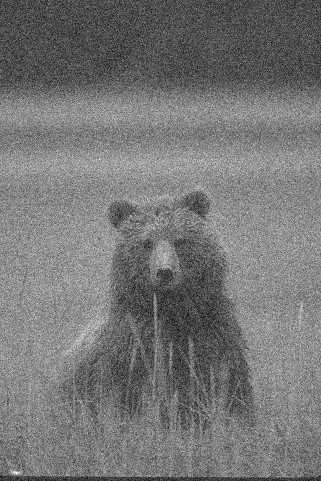
#> input picture Mid Term Exam/assets/gambar4.jpg, 321 x 481 px
$ jupyter execute main4.ipynb
#> lines starting #> are read from the running program, lines starting #| are printed output that depends on the picture
[cell 1]
import cv2
import numpy as np
from matplotlib import pyplot as plt

[cell 2]
import cv2
import numpy as np
import matplotlib.pyplot as plt

# Function to display images (for debugging or visualization)
def show_img(img, title="Image", cmap_type='gray'):
    plt.figure(figsize=(10, 10))
    if len(img.shape) == 2:
        plt.imshow(img, cmap=cmap_type)
    else:
        plt.imshow(cv2.cvtColor(img, cv2.COLOR_BGR2RGB))
    plt.title(title)
    plt.axis("off")
    plt.show()

# Main enhancement function
def enhance_natural_image(img_path):
    # Step 1: Load grayscale image
#> called with img_path = 'assets/gambar4.jpg'
    img = cv2.imread(img_path, cv2.IMREAD_GRAYSCALE)
#> img is the input picture: shape (481, 321); min 0, max 255, mean 117.9
    if img is None:
        raise ValueError(f"Image not found at path: {img_path}")

    # Step 2: Denoise (Gaussian + Non-local Means)
    blurred = cv2.GaussianBlur(img, (5, 5), 0)
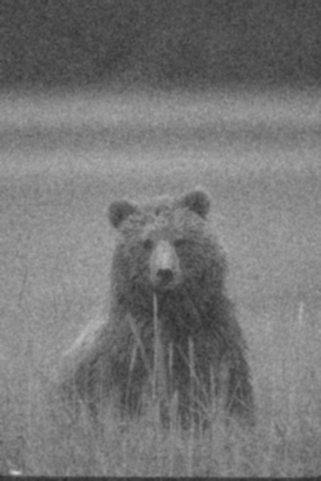
#> blurred: shape (481, 321); min 40, max 205, mean 117.9
    denoised = cv2.fastNlMeansDenoising(blurred, h=15, templateWindowSize=7, searchWindowSize=21)

    # Step 3: Convert to RGB (for natural color tone)
    rgb_result = cv2.cvtColor(denoised, cv2.COLOR_GRAY2BGR)

    return rgb_result

# Example usage
img_path = "assets/gambar4.jpg"
enhanced = enhance_natural_image(img_path)

plt.figure(figsize=(10,5))
plt.subplot(1,2,1)
plt.imshow(cv2.cvtColor(cv2.imread(img_path), cv2.COLOR_BGR2RGB))
plt.title("Original")
plt.axis("off")

plt.subplot(1,2,2)
plt.imshow(enhanced)
plt.title("Enhanced (Natural Look)")
plt.axis("off")
plt.show()
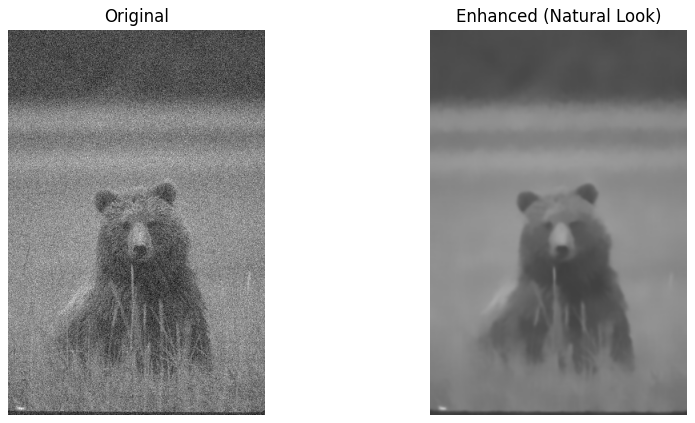
#> figure drawn by matplotlib, 2 panels

$ run again, with Mid Term Exam/assets/gambar2.jpg copied over Mid Term Exam/assets/gambar4.jpg
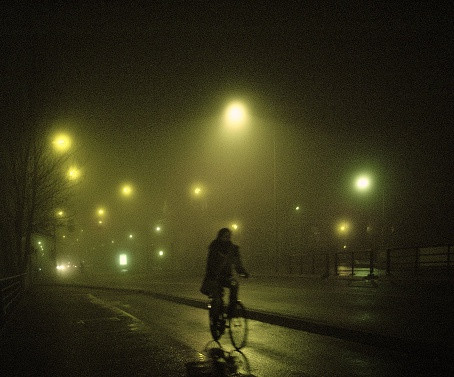
#> input picture Mid Term Exam/assets/gambar2.jpg, 454 x 377 px
#> in enhance_natural_image, `img = cv2.imread(img_path, cv2.IMREAD_GRAYSCALE)`:
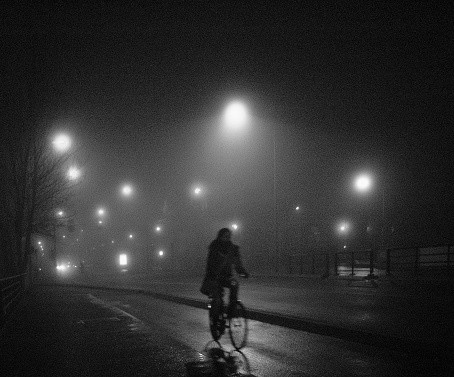
#> img: shape (377, 454); min 0, max 255, mean 48.4
#> `plt.show()`:
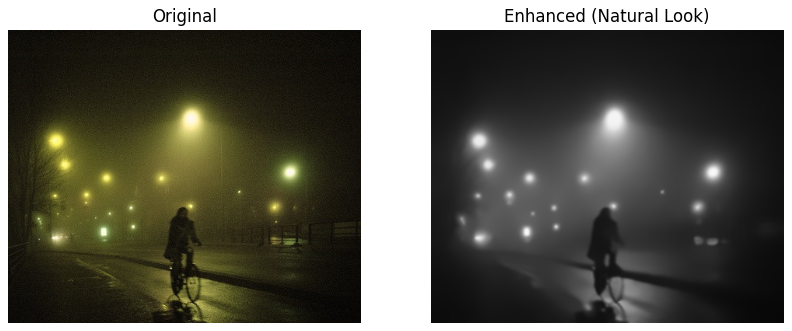
#> figure drawn by matplotlib, 2 panels

$ run again, with Mid Term Exam/assets/gambar3.JPG copied over Mid Term Exam/assets/gambar4.jpg
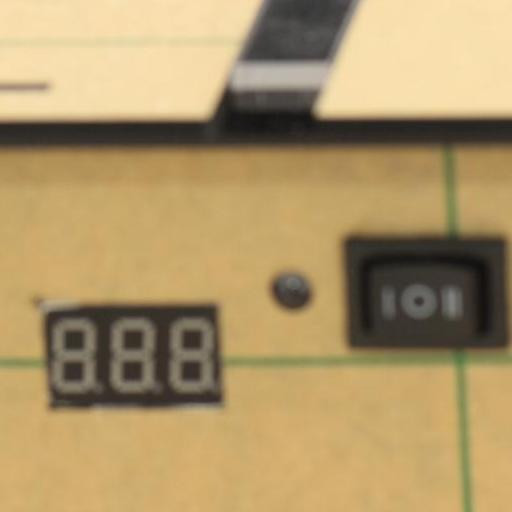
#> input picture Mid Term Exam/assets/gambar3.JPG, 512 x 512 px
#> in enhance_natural_image, `img = cv2.imread(img_path, cv2.IMREAD_GRAYSCALE)`:
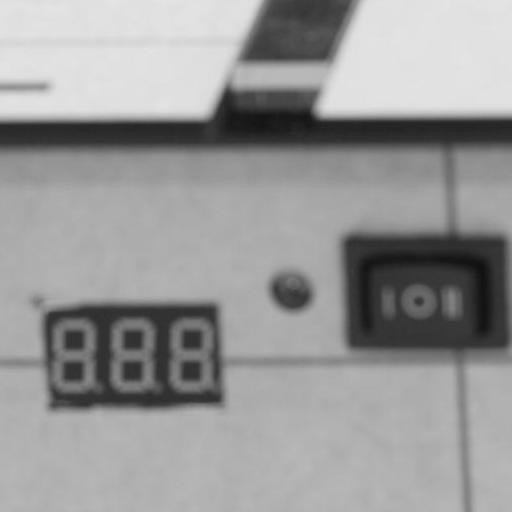
#> img: shape (512, 512); min 16, max 229, mean 152.3
#> `plt.show()`:
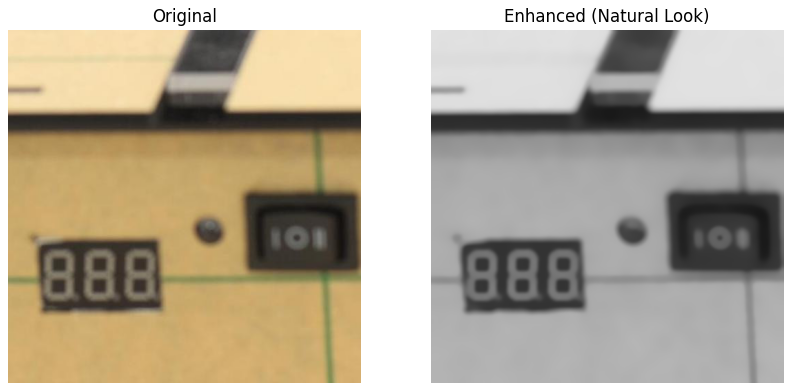
#> figure drawn by matplotlib, 2 panels

$ run again, with Mid Term Exam/assets/gambar1.jpeg copied over Mid Term Exam/assets/gambar4.jpg
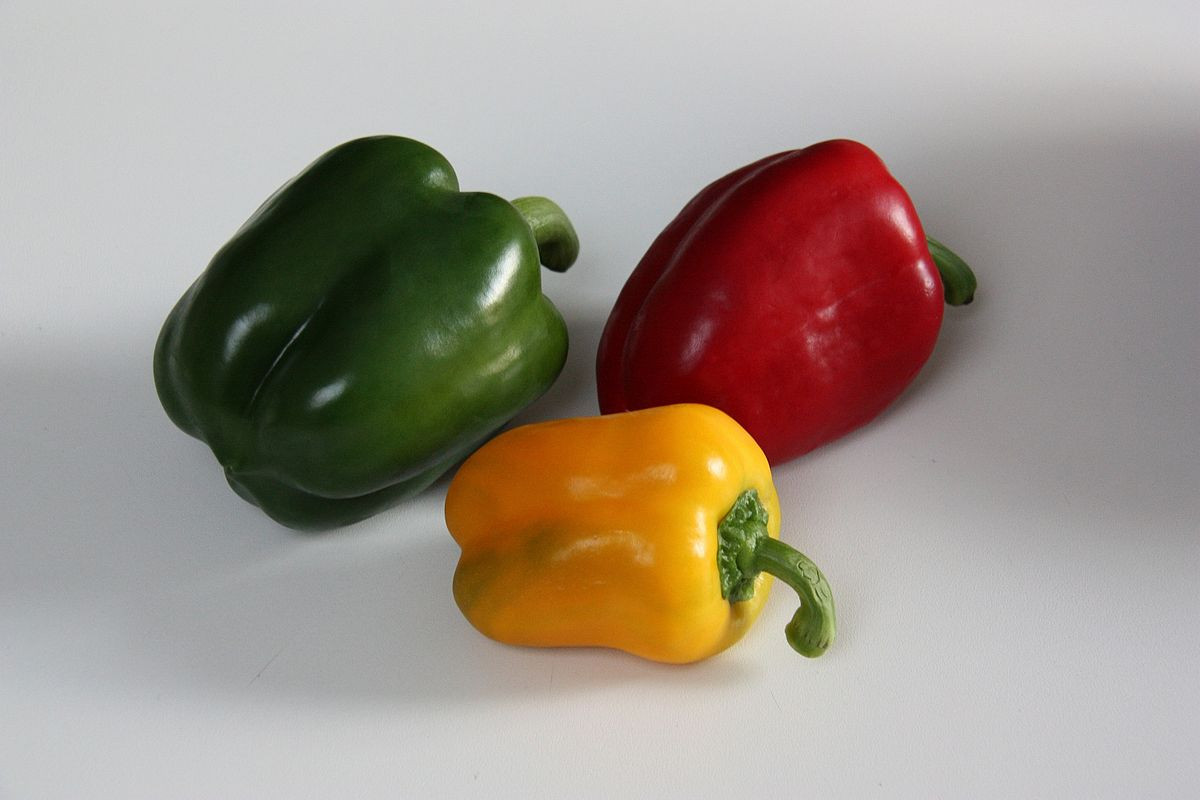
#> input picture Mid Term Exam/assets/gambar1.jpeg, 1200 x 800 px
#> in enhance_natural_image, `img = cv2.imread(img_path, cv2.IMREAD_GRAYSCALE)`:
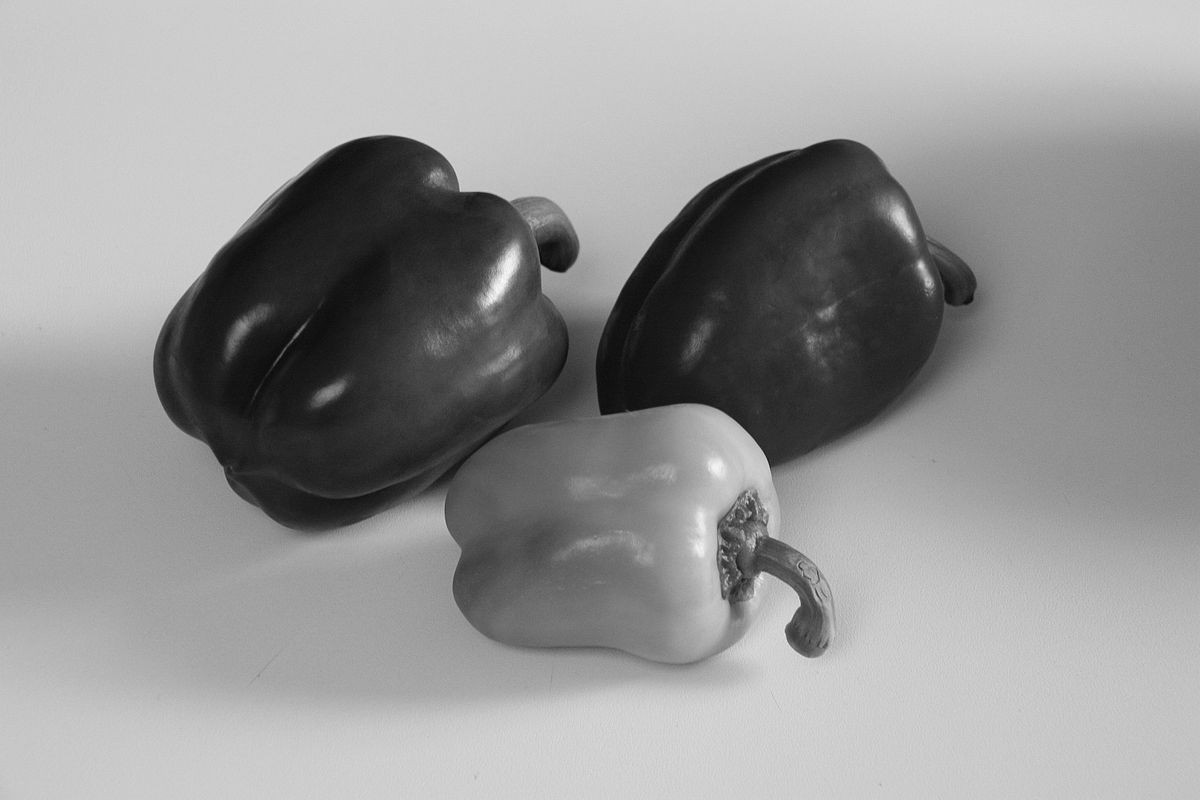
#> img: shape (800, 1200); min 5, max 252, mean 149.4
#> `plt.show()`:
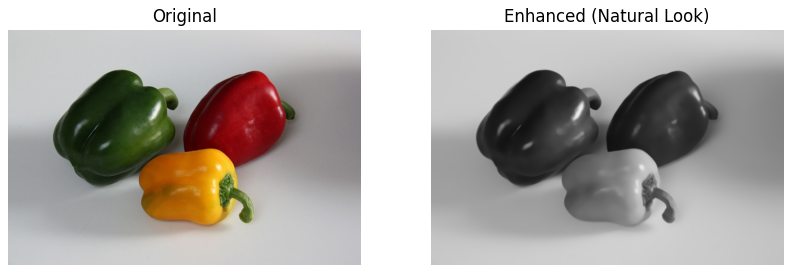
#> figure drawn by matplotlib, 2 panels
